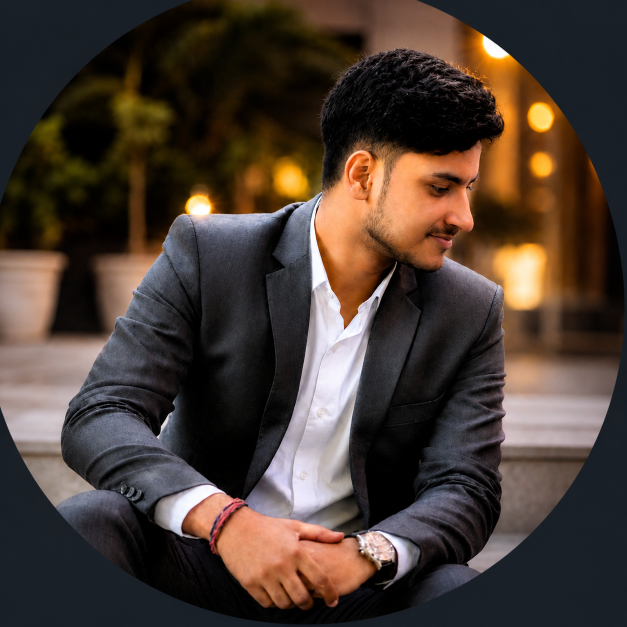
#> input picture source-photo.png, 1254 x 1254 px (shown at 1/2 size)
$ python generate_banner.py
#> lines starting #> are read from the running program, lines starting #| are printed output that depends on the picture; after the words box and inside, x2 and y2 are one past the last pixel; in counts of white or black regions, pixels touching at a corner belong together
#!/usr/bin/env python3
"""Generate dark.svg / light.svg GitHub profile banners for prerak2612."""

from __future__ import annotations

import math
import random
from collections import defaultdict
from dataclasses import dataclass
from pathlib import Path

import numpy as np
from PIL import Image, ImageEnhance, ImageFilter, ImageOps
from scipy import ndimage
from scipy.optimize import linear_sum_assignment

ROOT = Path(__file__).resolve().parents[1]
PHOTO = ROOT / "source-photo.png"
OUT_DARK = ROOT / "dark.svg"
OUT_LIGHT = ROOT / "light.svg"

W, H = 1180, 610
PORTRAIT_COLS, PORTRAIT_ROWS = 300, 340
PANEL_X, PANEL_Y = 48, 78
PANEL_W, PANEL_H = 420, 470  # ~38% visual area
INFO_X = 510

# Palette
BG = "#0A101F"
PORTRAIT_DARK = "#A78BFA"
PORTRAIT_LIGHT = "#7C3AED"
CHROME_DARK = "#22D3EE"
CHROME_LIGHT = "#0891B2"
ACCENT = "#10B981"
MUTED = "#94A3B8"
TEXT = "#F8FAFC"
LIVE_RED = "#EF4444"

PROFILE = {
    "name": "Prerak Arya",
    "handle": "prerak2612",
    "subject": "Prerak Arya",
    "origin": "India",
    "education": "B.Tech CSE (AI)",
    "status": "Building + Learning + Shipping",
    "toolchain": "VS Code · Git · Postman",
    "lang": "JS · TypeScript",
    "frontend": "React · Next.js · Tailwind",
    "backend": "Node.js",
    "database": "SQLite",
    "infra": "GitHub · Vercel · Netlify",
    "mail": "prerakarya2612@gmail.com",
    "portfolio": "personal-portfolio-peach-one-50.vercel.app",
    "linkedin": "linkedin.com/in/prerak-arya-a60b89269",
    "github": "prerak2612",
    "facebook": "—",
}


@dataclass
class Dot:
    x: float
    y: float
    w: float = 1.0


def load_and_prep_photo() -> tuple[Image.Image, np.ndarray]:
    im = Image.open(PHOTO).convert("RGB")
#> im is the input picture: PIL image 1254x1254 RGB; mean R, G, B 73.5, 59.6, 51.2
    arr = np.asarray(im).astype(np.float32)
    # Circular portrait sits on dark slate bg — segment subject
    bg = arr[10, 10]
#> bg = [25, 32, 39]
    dist = np.linalg.norm(arr - bg, axis=2)
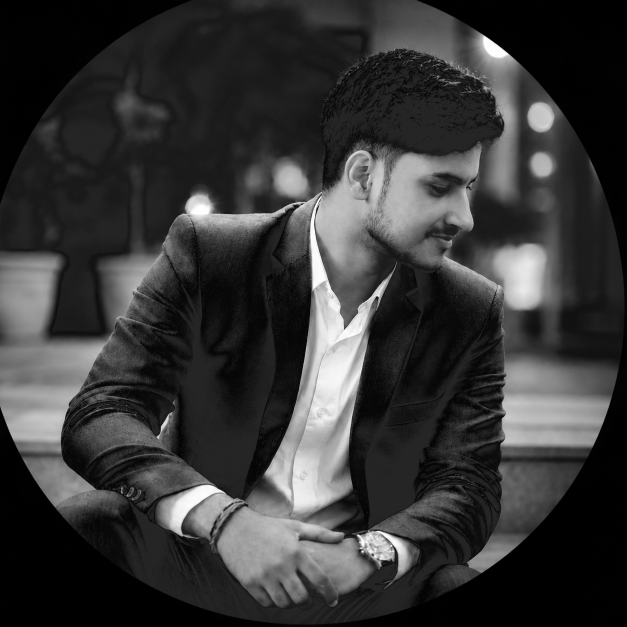
#> dist: shape (1254, 1254) float32 (shown at 1/2 size); min 0, max 386.4, mean 83.9; drawn with min black and max white
    mask = dist > 28
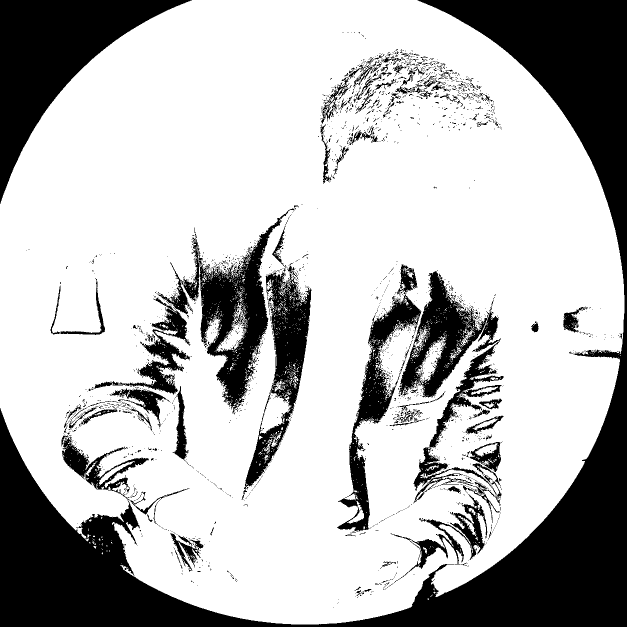
#> mask: shape (1254, 1254) bool (shown at 1/2 size); 72.2% white; 2214 black regions (2093 under 20 px), largest, box (x1, y1, x2, y2) and area: (0, 0, 1254, 1254) 252967, (0, 0, 384, 408) 53467, (314, 417, 589, 827) 26447
    # Keep largest component near center
    labeled, n = ndimage.label(mask)
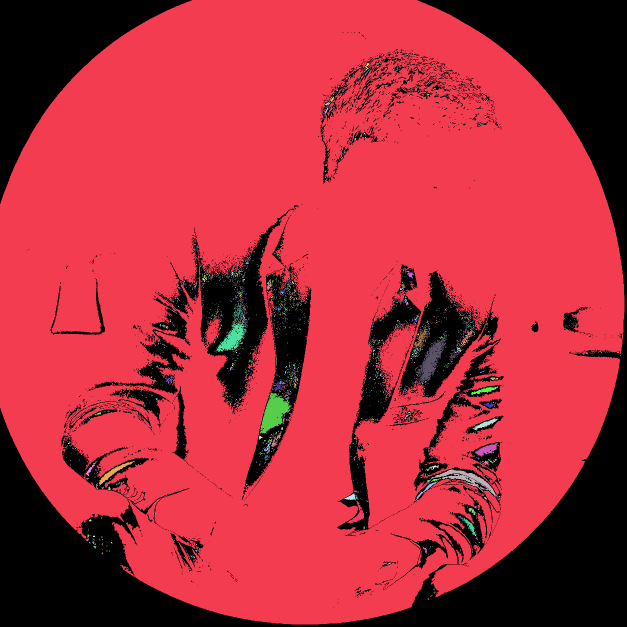
#> labeled: shape (1254, 1254) int32 (shown at 1/2 size); 3227 distinct labels, from 0 to 3226; one colour per label, 0 black
#> n = 3226
    if n:
        sizes = ndimage.sum(mask, labeled, range(1, n + 1))
#> sizes = 3226 values, max 1114305 at index 0, min 1 at index 1, mean 352.1
        keep = int(np.argmax(sizes)) + 1
#> keep = 1
        mask = labeled == keep
#> mask: shape (1254, 1254) bool; 70.9% white; 2060 black regions (1939 under 20 px), largest, box (x1, y1, x2, y2) and area: (0, 0, 1254, 1254) 254203, (0, 0, 384, 408) 53467, (314, 417, 589, 827) 30238
        mask = ndimage.binary_closing(mask, iterations=3)
#> mask: shape (1254, 1254) bool; 72.5% white; 96 black regions, largest, box (x1, y1, x2, y2) and area: (0, 0, 1254, 1254) 302823, (400, 438, 563, 815) 26098, (490, 548, 622, 973) 22349
        mask = ndimage.binary_fill_holes(mask)
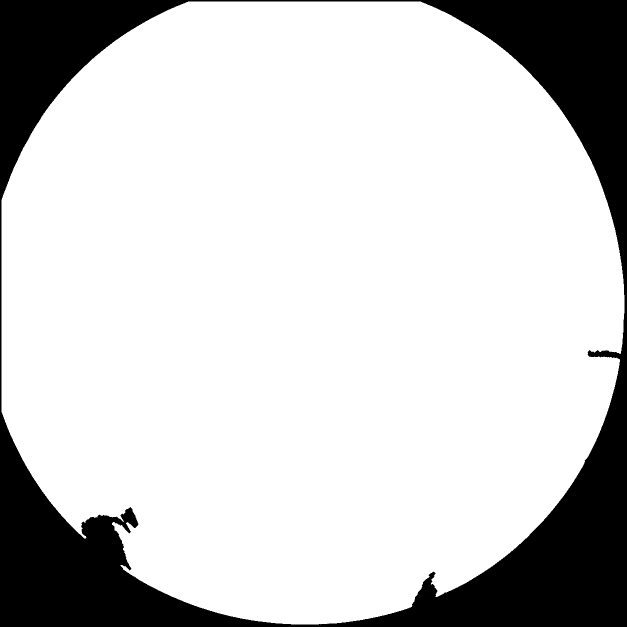
#> mask: shape (1254, 1254) bool (shown at 1/2 size); 80.7% white; 1 black region, box (x1, y1, x2, y2) and area: (0, 0, 1254, 1254) 302823
    # Crop to subject bbox with head-shoulders padding
    ys, xs = np.where(mask)
    y0, y1 = ys.min(), ys.max()
#> y0 = 3; y1 = 1248
    x0, x1 = xs.min(), xs.max()
#> x0 = 3; x1 = 1248
    pad_x = int((x1 - x0) * 0.08)
#> pad_x = 99
    pad_top = int((y1 - y0) * 0.06)
#> pad_top = 74
    pad_bot = int((y1 - y0) * 0.12)
#> pad_bot = 149
    x0 = max(0, x0 - pad_x)
#> x0 = 0
    x1 = min(im.width - 1, x1 + pad_x)
#> x1 = 1253
    y0 = max(0, y0 - pad_top)
#> y0 = 0
    y1 = min(im.height - 1, y1 + pad_bot)
#> y1 = 1253
    crop = im.crop((x0, y0, x1 + 1, y1 + 1))
    crop_mask = mask[y0 : y1 + 1, x0 : x1 + 1]
    # Fit into portrait frame aspect (~300:340)
    target_aspect = PORTRAIT_COLS / PORTRAIT_ROWS
    cw, ch = crop.size
    cur = cw / ch
    if cur > target_aspect:
        nw = int(ch * target_aspect)
        left = (cw - nw) // 2
        crop = crop.crop((left, 0, left + nw, ch))
        crop_mask = crop_mask[:, left : left + nw]
#> crop_mask: shape (1254, 1106) bool; 86.6% white; 3 black regions, box (x1, y1, x2, y2) and area: (0, 907, 1106, 1254) 113490, (0, 0, 1106, 316) 71837, (1101, 700, 1106, 714) 46
    else:
        nh = int(cw / target_aspect)
        top = max(0, (ch - nh) // 5)  # bias upward for face
        if top + nh > ch:
            top = ch - nh
        crop = crop.crop((0, top, cw, top + nh))
        crop_mask = crop_mask[top : top + nh, :]
    crop = crop.resize((PORTRAIT_COLS, PORTRAIT_ROWS), Image.Resampling.LANCZOS)
#> crop: PIL image 300x340 RGB
    crop_mask = np.array(
        Image.fromarray(crop_mask.astype(np.uint8) * 255).resize(
            (PORTRAIT_COLS, PORTRAIT_ROWS), Image.Resampling.NEAREST
        )
    ) > 127
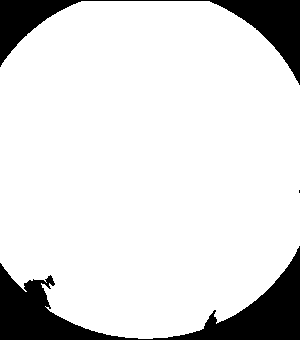
#> crop_mask: shape (340, 300) bool; 86.6% white; 3 black regions (1 under 20 px), largest, box (x1, y1, x2, y2) and area: (0, 246, 300, 340) 8344, (0, 0, 300, 85) 5307
    # Contrast pipeline
    crop = ImageOps.autocontrast(crop, cutoff=1)
    crop = ImageEnhance.Contrast(crop).enhance(1.3)
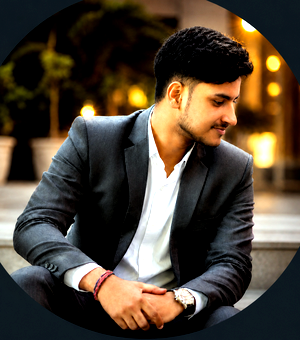
#> crop: PIL image 300x340 RGB; mean R, G, B 78.8, 67, 52.8
    crop = crop.filter(ImageFilter.UnsharpMask(radius=3, percent=140, threshold=2))
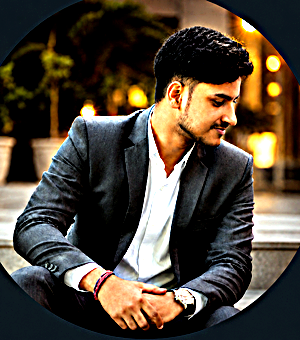
#> crop: PIL image 300x340 RGB; mean R, G, B 79.4, 68.5, 54.9
    return crop, crop_mask


def floyd_steinberg(gray: np.ndarray, serpentine: bool = True) -> np.ndarray:
    """1-bit Floyd–Steinberg dither. Returns boolean True where ink/dot."""
    g = gray.astype(np.float64).copy()
    h, w = g.shape
    out = np.zeros((h, w), dtype=bool)
    for y in range(h):
        xs = range(w) if (not serpentine or y % 2 == 0) else range(w - 1, -1, -1)
        for x in xs:
            old = g[y, x]
            new = 0.0 if old < 128 else 255.0
            out[y, x] = new == 0.0  # ink on dark parts
            err = old - new
            if serpentine and y % 2:
                # leftward
                if x - 1 >= 0:
                    g[y, x - 1] += err * 7 / 16
                if y + 1 < h:
                    if x + 1 < w:
                        g[y + 1, x + 1] += err * 3 / 16
                    g[y + 1, x] += err * 5 / 16
                    if x - 1 >= 0:
                        g[y + 1, x - 1] += err * 1 / 16
            else:
                if x + 1 < w:
                    g[y, x + 1] += err * 7 / 16
                if y + 1 < h:
                    if x - 1 >= 0:
                        g[y + 1, x - 1] += err * 3 / 16
                    g[y + 1, x] += err * 5 / 16
                    if x + 1 < w:
                        g[y + 1, x + 1] += err * 1 / 16
    return out


def portrait_dots(mode: str, target: int = 17000) -> list[Dot]:
    crop, mask = load_and_prep_photo()
    gray = np.asarray(ImageOps.grayscale(crop)).astype(np.float64)
    if mode == "dark":
        # dots draw lit subject on dark panel
        bright = floyd_steinberg(255 - gray)
#> (the rest of the program and of its run is left out)
